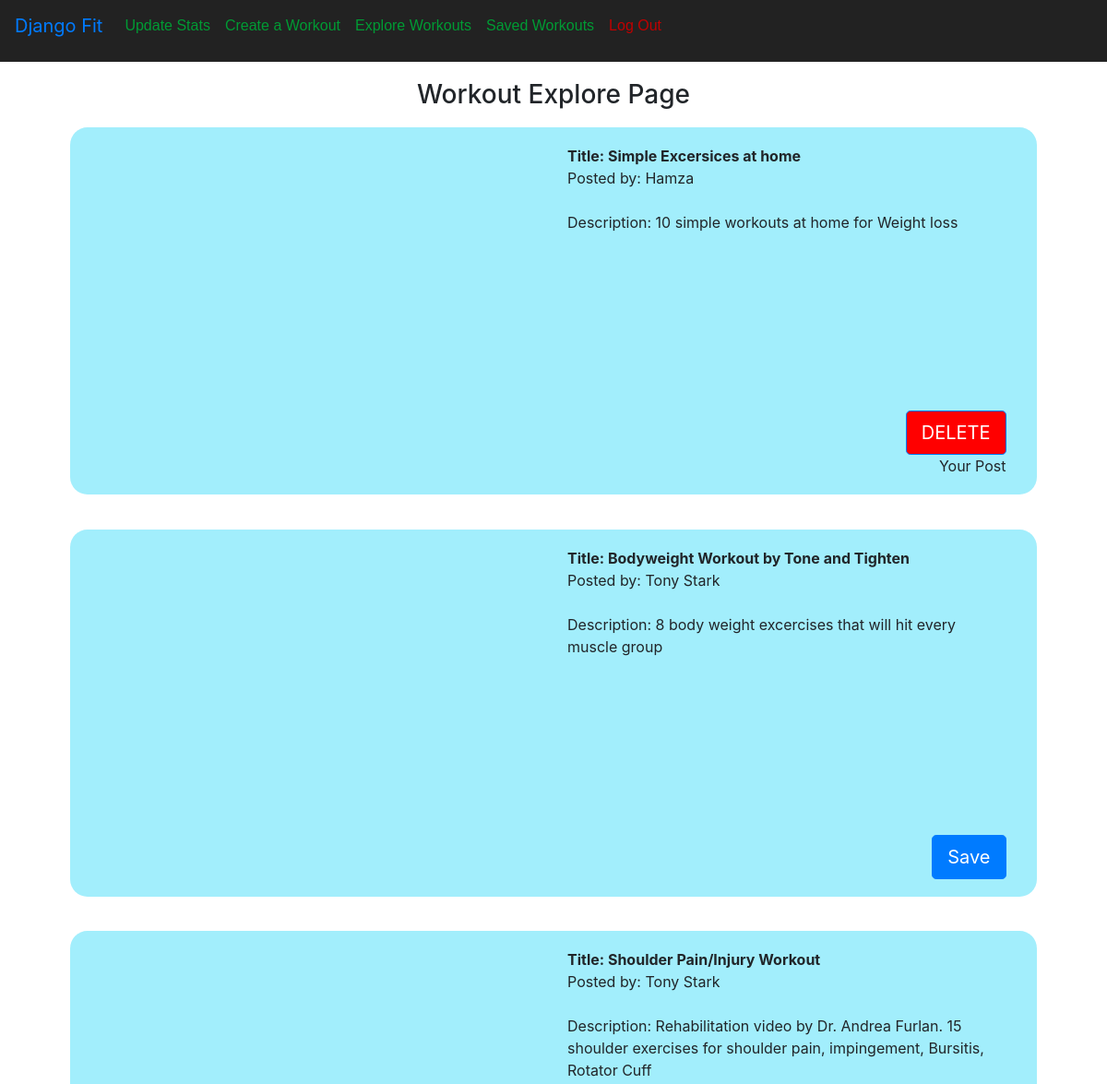
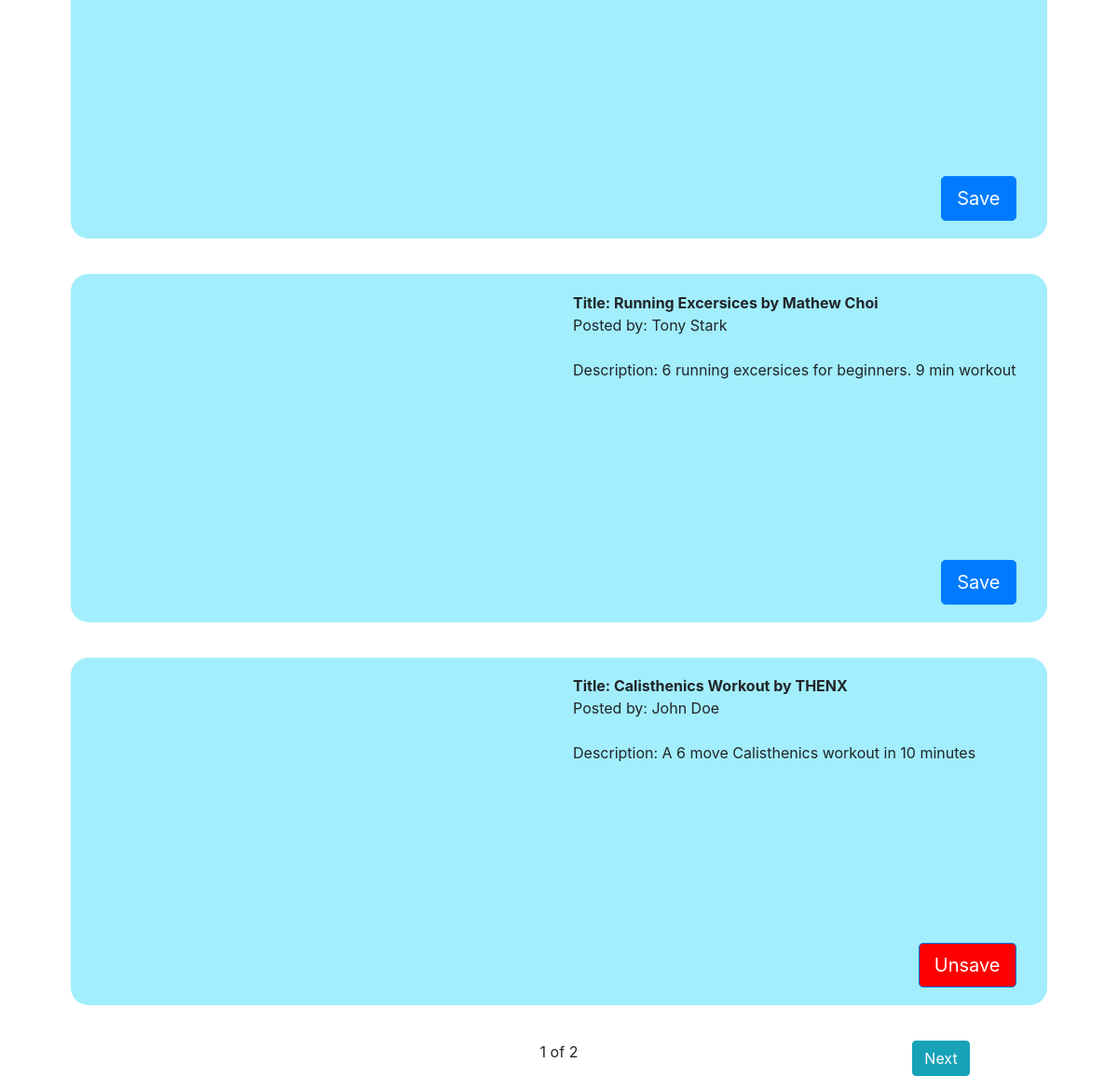
Page /explore (signed in) on the committed database (2 pictures, top to bottom).
### network/models.py (models this page shows, shortened)
class Workout(models.Model):
    creator = models.ForeignKey(User, on_delete=models.CASCADE, related_name="workout_creator", null=True)
    savers = models.ManyToManyField(User, blank=True, related_name="workout_savers")
    publc = models.BooleanField(default=False)
    title = models.CharField(max_length=150)
    description = models.TextField()
    link = EmbedVideoField()

class User(AbstractUser):
    pass

### network/views.py (the view)
# urls.py: path("explore", views.explore, name="explore"),
@csrf_exempt
@login_required
def explore(request):
    workouts = Workout.objects.all().order_by('-id')
    paginate = Paginator(workouts, 5)
    page_num = request.GET.get("page")
    current_page = paginate.get_page(page_num)
    workouts = current_page
    return render(request, "network/explore.html",{
        "workouts":workouts,
    })

### network/templates/network/explore.html (shortened to what this page needs)
{% extends "network/layout.html" %}
{% load static %}
{% load embed_video_tags %}
{% block body %}
    <h3 style="text-align: center; margin-top: 0.5cm; margin-bottom: 0.5cm;">Workout Explore Page</h3>
        {% for workout in workouts %}
        <div id="entire_post{{workout.id}}" class="row" style="margin-bottom: 1cm; margin-right: 2cm; margin-left: 2cm; background-color: rgb(162, 238, 252); border-radius: 0.5cm; padding: 0.5cm;">
                <div class="col">
                    {% video my_link '100% x 100%' %}
                </div>
                <div class="col">
                    <div><b>Title: {{workout.title}}</b></div>
                    <div>Posted by: {{workout.creator}}</div>
                    <br>
                    <div>Description: {{workout.description}}</div>
                    <br><br><br><br><br><br><br><br>
                    {% if user != workout.creator %}
                        <div id="button{{workout.id}}" onclick="save('{{ workout.id }}')" style="text-align: right;">
                        {% if user in workout.savers.all %}
                            <button type="button" class="btn btn-primary btn-lg" style="background-color: red;">Unsave</button>
                        {% else %}
                            <button type="button" class="btn btn-primary btn-lg">Save</button>
                        {% endif %}
                        </div>
                    {% else %}
                        <div id="delete{{workout.id}}" onclick="delete_workout('{{ workout.id }}')" style="text-align: right;">
                            <button type="button" class="btn btn-primary btn-lg" style="background-color: red;">DELETE</button>
                            <div>Your Post</div>
                        </div>
                    {% endif %}
                </div>
                {% endvideo %}
        </div>
        {% endfor %}
        <footer>
            <div class="row">
                <div class="col text-center">
                </div>
                <div id= "page_number" class="col text-center">{{workouts.number}} of {{workouts.paginator.num_pages}}</div>
                <div class="col text-center">
                    {% if workouts.has_next %}
                        <a href=" ?page={{ workouts.next_page_number }}" id="next-button" class="btn btn-info">Next</a>
                    {% endif %}
                </div>
            </div>
        </footer>
{% endblock %}

### rows in the picture
Workout: title "Simple Excersices at home", creator "Hamza", description "10 simple workouts at home for Weight loss"
Workout: title "Bodyweight Workout by Tone and Tighten", creator "Tony Stark", description "8 body weight excercises that will hit every muscle group", shows "Save"
Workout: title "Shoulder Pain/Injury Workout", creator "Tony Stark", description "Rehabilitation video by Dr. Andrea Furlan. 15 shoulder exercises for shoulder pain, impingement, Bursitis, Rotator Cuff", shows "Save"
Workout: title "Running Excersices by Mathew Choi", creator "Tony Stark", description "6 running excersices for beginners. 9 min workout", shows "Save"
Workout: title "Calisthenics Workout by THENX", creator "John Doe", description "A 6 move Calisthenics workout in 10 minutes", shows "Unsave"

### other values in the picture
{{ workouts.number }} "1"
{{ workouts.paginator.num_pages }} "2"
